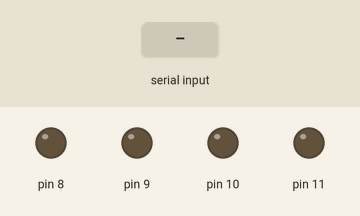
Recording of a sketch running on a simulated Arduino Uno, built with avr-gcc and run on an emulated ATmega328P. Shown: output pins drawn as LEDs (lit = HIGH). Inputs (shaded band) come from the test bench.

Above: at 1.2 s.
1.3 s: "W" received over Serial
At 1.9 s:
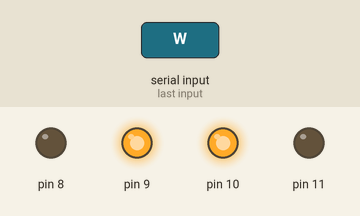
2.8 s: "D" received over Serial
At 3.1 s:
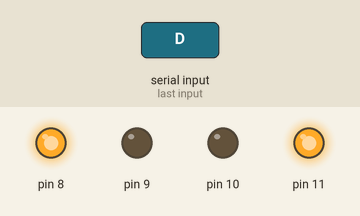
4.3 s: "S" received over Serial
At 5.4 s:
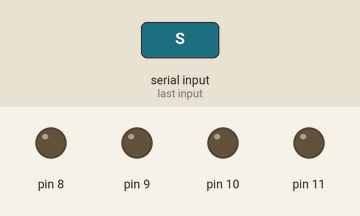
Timing chart, 0 to 7.3 s (numbered marks = the images above; inputs shaded):
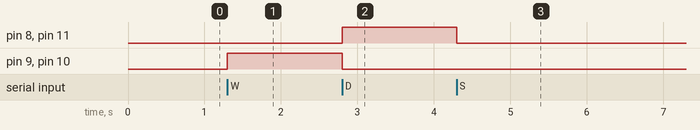

Measured:
- after the input at 1.3 s, pin 9, pin 10: LOW → HIGH at once
- after the input at 2.8 s, pin 8, pin 11: LOW → HIGH at once; pin 9, pin 10: HIGH → LOW at once
- after the input at 4.3 s, pin 8, pin 11: HIGH → LOW at once

The sketch:

PROJECT-2.ino
```cpp
void setup() {
  Serial.begin(9600);
  pinMode(8,OUTPUT);
  pinMode(9,OUTPUT);
  pinMode(10,OUTPUT);
  pinMode(11,OUTPUT);
}

void loop() {
  char data;
  data=Serial.read();
    if(data=='W'){
      digitalWrite(8,LOW);
      digitalWrite(9,HIGH);
      digitalWrite(10,HIGH);
      digitalWrite(11,LOW);

    }
    else if(data=='D'){
      digitalWrite(8,HIGH);
      digitalWrite(9,LOW);
      digitalWrite(10,LOW);
      digitalWrite(11,HIGH);
    }
    else if(data=='S'){
      digitalWrite(8,LOW);
      digitalWrite(9,LOW);
      digitalWrite(10,LOW);
      digitalWrite(11,LOW);
    }
  }
```
